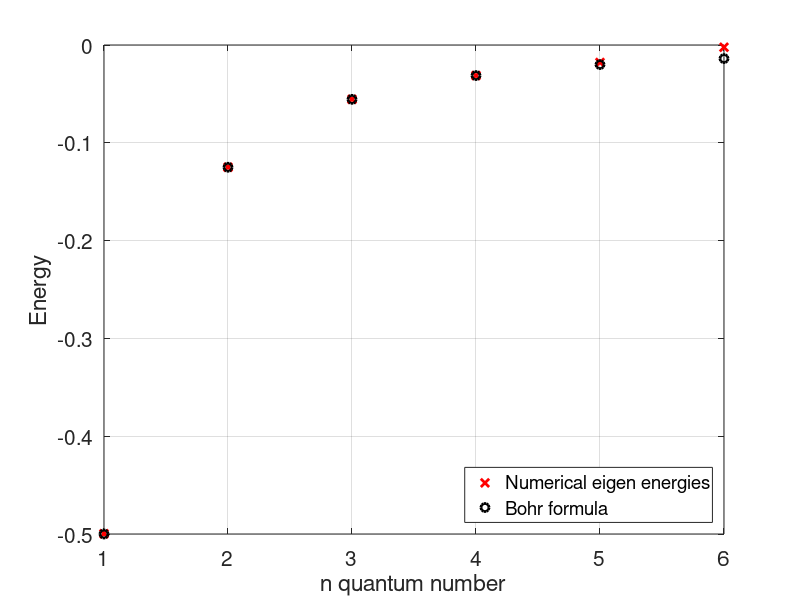
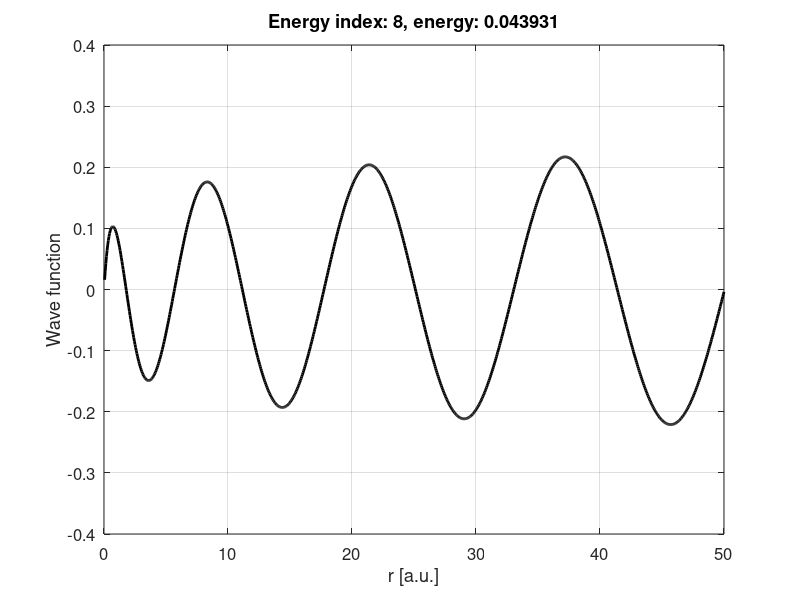

Write the MATLAB code that produced these figures, in order.
% This script determines the admissible energies for a hydrogen atom.
% It does so by setting up the Hamiltonian, numerically, and 
% diagonalizing it. The kinetic energy operator is estimated using
% a three point finite difference formula. The boundary conditions at 
% r = 0 and r = L, where L is the size of the numerical domain, is 
% included manifestly in our approximation.
%
% In addition to determining the bound energies, the script also plots the
% admissible energies and compares the spectrum with the Bohr formula.
%
% Numerical inputs:
% L       - The extension of the spatial grid 
% N       - The number of grid points
% 
% Nplot   - The number of wave functions to plot
% 
% All inputs are hard coded initially.

% Numerical grid parameters
L = 50;
N = 1000;                

% The number of plots
Nplots = 8;

% Set up grid. Here r = 0 and r = L are excluded. It does, however, use
% that psi(0) = psi(L) = 0.
h = L/N;
r = transpose(linspace(h, L, N));      % Column vector

% Set up potetial
Vpot = -1./r;

% Set up kinetic energy matrix by means of three point-formula
Tmat_FD3 = zeros(N, N);
Tmat_FD3(1, [1 2]) = [-2 1];
Tmat_FD3(N, [N-1 N]) = [1 -2];
for n=2:(N-1)
  Tmat_FD3(n, [n-1 n n+1]) = [1 -2 1]; 
end
Tmat_FD3 = Tmat_FD3/h^2;        % Correct duble derivative
Tmat_FD3 = -1/2*Tmat_FD3;       % Correct prefactor

% Full Hamiltonian
Ham = Tmat_FD3 + diag(Vpot);         % Hamiltonian

% Diagonalization
[U E] = eig(Ham);
% Extract eigen energies, the diagonal of E
E = diag(E);
% Sort eigenvalues - and rearrange eigenvectors accordingly
[E Ind] = sort(E);
U = U(:, Ind);
% Ensure proper normalization
U = U/sqrt(h);

% Determine the number of bound states
Nbound = length(find(E<0));
disp(['We found ', num2str(Nbound), ' numerical bound states.'])
% Plott the bound energies together with the Bohr formula
figure(1)
for n = 1:Nbound
  % Numerical values
  plot(1:Nbound, E(1:Nbound), 'rx', 'linewidth', 2)
  % Analytical values
  hold on
  plot(1:Nbound, -1./(2*[1:Nbound].^2), 'ko', 'linewidth', 2)
  hold off
end
grid on
set(gca, 'fontsize', 15)
xlabel('n quantum number')
ylabel('Energy')
legend('Numerical eigen energies', 'Bohr formula', 'location', 'southeast')

% Plot some of the wave functions
figure(2)
for n = 1:min(N,Nplots)
  % Write energy to screen
  plot(r, U(:,n), 'k-', 'linewidth', 2)
  title(['Energy index: ', num2str(n), ', energy: ', num2str(E(n))])
  set(gca, 'fontsize', 12)
  xlabel('r [a.u.]')
  ylabel('Wave function')
  grid on
  pause
end